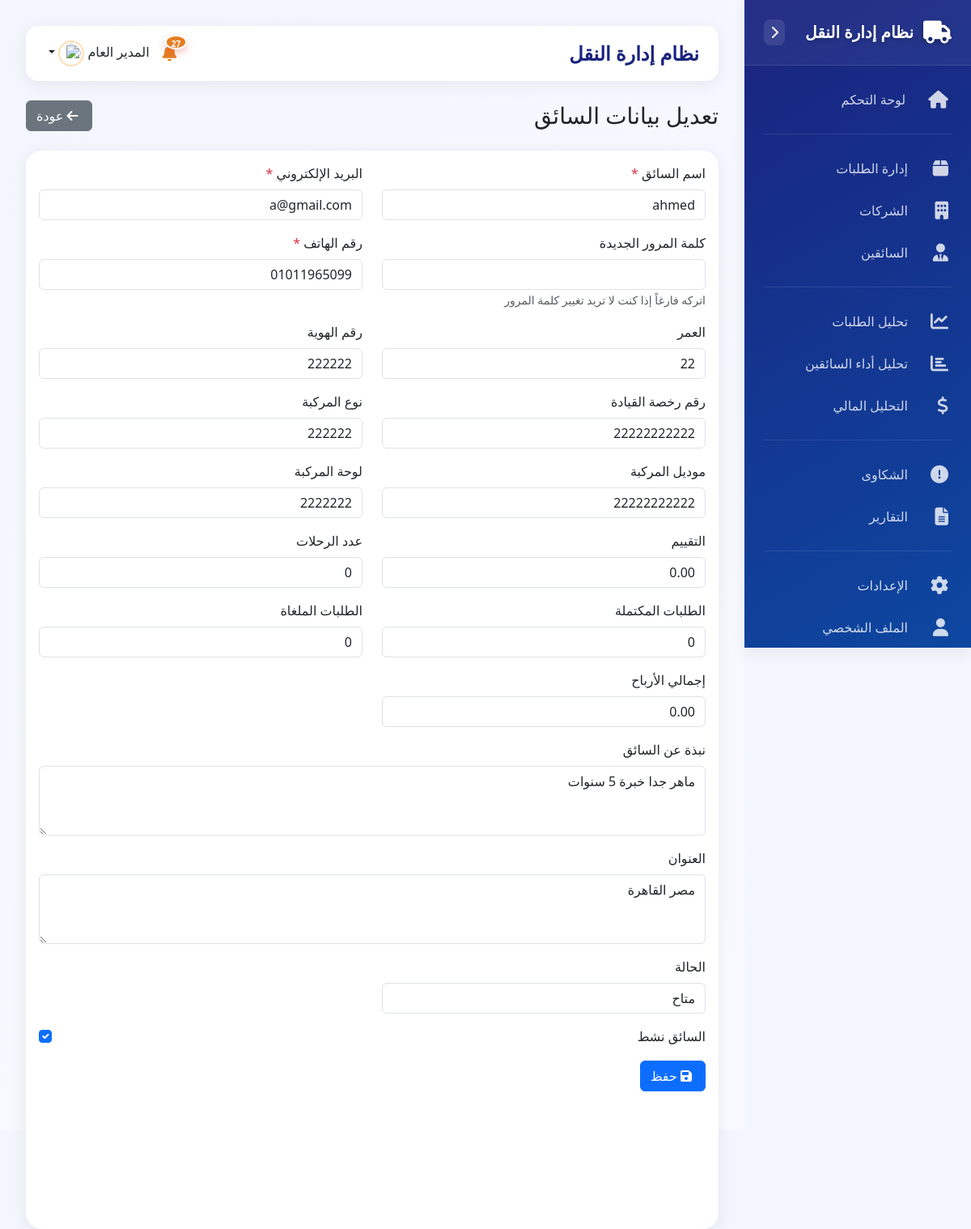
The page /driver_form.php?id=1 (signed in) on the database its author committed.
### tables this page shows
CREATE TABLE `drivers` (
  `id` int(11) NOT NULL,
  `username` varchar(100) NOT NULL,
  `email` varchar(100) NOT NULL,
  `password` varchar(255) NOT NULL,
  `phone` varchar(20) NOT NULL,
  `age` int(11) DEFAULT NULL,
  `about` text DEFAULT NULL,
  `address` text DEFAULT NULL,
  `profile_image` varchar(255) DEFAULT NULL,
  `id_number` varchar(50) DEFAULT NULL,
  `license_number` varchar(50) DEFAULT NULL,
  `vehicle_type` varchar(50) DEFAULT NULL,
  `vehicle_model` varchar(50) DEFAULT NULL,
  `plate_number` varchar(20) DEFAULT NULL,
  `is_active` tinyint(1) DEFAULT 1,
  `current_status` enum('available','busy','offline') DEFAULT 'offline',
  `rating` decimal(3,2) DEFAULT 0.00,
  `total_trips` int(11) DEFAULT 0,
  `completed_orders` int(11) DEFAULT 0,
  `cancelled_orders` int(11) DEFAULT 0,
  `total_earnings` decimal(10,2) DEFAULT 0.00,
  `last_login` timestamp NULL DEFAULT NULL,
  `last_location` point DEFAULT NULL,
  `created_at` timestamp NOT NULL DEFAULT current_timestamp(),
  `updated_at` timestamp NOT NULL DEFAULT current_timestamp() ON UPDATE current_timestamp()
);

### driver_form.php (the view, shortened to what this page needs)
<?php
require_once 'config.php';
$id = isset($_GET['id']) ? (int)$_GET['id'] : 0;
$driver = [
    'username' => '',
    'email' => '',
    'password' => '',
    'phone' => '',
    'age' => '',
    'about' => '',
    'address' => '',
    'profile_image' => '',
    'id_number' => '',
    'license_number' => '',
    'vehicle_type' => '',
    'vehicle_model' => '',
    'plate_number' => '',
    'is_active' => 1,
    'current_status' => 'offline',
    'rating' => 0,
    'total_trips' => 0,
    'completed_orders' => 0,
    'cancelled_orders' => 0,
    'total_earnings' => 0
];
if ($id > 0) {
    $stmt = $conn->prepare("SELECT * FROM drivers WHERE id = ?");
    $stmt->execute([$id]);
    $driver = $stmt->fetch(PDO::FETCH_ASSOC);
}
require_once 'includes/header.php';
?>
<div class="d-flex justify-content-between align-items-center mb-4">
    <h1 class="h3 mb-0"><?php echo $id > 0 ? 'تعديل بيانات السائق' : 'إضافة سائق جديد'; ?></h1>
    <a href="drivers.php" class="btn btn-secondary">
        <i class="fas fa-arrow-left me-1"></i> عودة
    </a>
</div>
<div class="card">
    <div class="card-body">
        <form method="POST" enctype="multipart/form-data">
            <div class="row">
                <div class="col-md-6 mb-3">
                    <label class="form-label">اسم السائق <span class="text-danger">*</span></label>
                    <input type="text" class="form-control" name="username" value="<?php echo htmlspecialchars($driver['username']); ?>" required>
                </div>
                <div class="col-md-6 mb-3">
                    <label class="form-label">البريد الإلكتروني <span class="text-danger">*</span></label>
                    <input type="email" class="form-control" name="email" value="<?php echo htmlspecialchars($driver['email']); ?>" required>
                </div>
                <div class="col-md-6 mb-3">
                    <label class="form-label"><?php echo $id > 0 ? 'كلمة المرور الجديدة' : 'كلمة المرور'; ?> <?php echo $id > 0 ? '' : '<span class="text-danger">*</span>'; ?></label>
                    <input type="password" class="form-control" name="password" <?php echo $id > 0 ? '' : 'required'; ?>>
                    <?php if ($id > 0): ?>
                        <small class="text-muted">اتركه فارغاً إذا كنت لا تريد تغيير كلمة المرور</small>
                    <?php endif; ?>
                </div>
                <div class="col-md-6 mb-3">
                    <label class="form-label">رقم الهاتف <span class="text-danger">*</span></label>
                    <input type="text" class="form-control" name="phone" value="<?php echo htmlspecialchars($driver['phone']); ?>" required>
                </div>
                <div class="col-md-6 mb-3">
                    <label class="form-label">العمر</label>
                    <input type="number" class="form-control" name="age" value="<?php echo htmlspecialchars($driver['age']); ?>">
                </div>
                <div class="col-md-6 mb-3">
                    <label class="form-label">رقم الهوية</label>
                    <input type="text" class="form-control" name="id_number" value="<?php echo htmlspecialchars($driver['id_number']); ?>">
                </div>
                <div class="col-md-6 mb-3">
                    <label class="form-label">رقم رخصة القيادة</label>
                    <input type="text" class="form-control" name="license_number" value="<?php echo htmlspecialchars($driver['license_number']); ?>">
                </div>
                <div class="col-md-6 mb-3">
                    <label class="form-label">نوع المركبة</label>
                    <input type="text" class="form-control" name="vehicle_type" value="<?php echo htmlspecialchars($driver['vehicle_type']); ?>">
                </div>
                <div class="col-md-6 mb-3">
                    <label class="form-label">موديل المركبة</label>
                    <input type="text" class="form-control" name="vehicle_model" value="<?php echo htmlspecialchars($driver['vehicle_model']); ?>">
                </div>
                <div class="col-md-6 mb-3">
                    <label class="form-label">لوحة المركبة</label>
                    <input type="text" class="form-control" name="plate_number" value="<?php echo htmlspecialchars($driver['plate_number']); ?>">
                </div>
                <?php if ($id > 0): ?>
                    <div class="col-md-6 mb-3">
                        <label class="form-label">التقييم</label>
                        <input type="text" class="form-control" value="<?php echo htmlspecialchars($driver['rating']); ?>" readonly>
                    </div>
                    <div class="col-md-6 mb-3">
                        <label class="form-label">عدد الرحلات</label>
                        <input type="text" class="form-control" value="<?php echo htmlspecialchars($driver['total_trips']); ?>" readonly>
                    </div>
                    <div class="col-md-6 mb-3">
                        <label class="form-label">الطلبات المكتملة</label>
                        <input type="text" class="form-control" value="<?php echo htmlspecialchars($driver['completed_orders']); ?>" readonly>
                    </div>
                    <div class="col-md-6 mb-3">
                        <label class="form-label">الطلبات الملغاة</label>
                        <input type="text" class="form-control" value="<?php echo htmlspecialchars($driver['cancelled_orders']); ?>" readonly>
                    </div>
                    <div class="col-md-6 mb-3">
                        <label class="form-label">إجمالي الأرباح</label>
                        <input type="text" class="form-control" value="<?php echo htmlspecialchars($driver['total_earnings']); ?>" readonly>
                    </div>
                <?php endif; ?>
                <div class="col-md-12 mb-3">
                    <label class="form-label">نبذة عن السائق</label>
                    <textarea class="form-control" name="about" rows="3"><?php echo htmlspecialchars($driver['about']); ?></textarea>
                </div>
                <div class="col-md-12 mb-3">
                    <label class="form-label">العنوان</label>
                    <textarea class="form-control" name="address" rows="3"><?php echo htmlspecialchars($driver['address']); ?></textarea>
                </div>
                <div class="col-md-6 mb-3">
                    <label class="form-label">الحالة</label>
                    <select class="form-control" name="current_status">
                        <option value="available" <?php echo $driver['current_status'] == 'available' ? 'selected' : ''; ?>>متاح</option>
                    </select>
                </div>
                <div class="col-md-12 mb-3">
                    <div class="form-check">
                        <input type="checkbox" class="form-check-input" name="is_active" id="is_active" <?php echo $driver['is_active'] ? 'checked' : ''; ?>>
                        <label class="form-check-label" for="is_active">السائق نشط</label>
                    </div>
                </div>
            </div>
            <div class="text-end">
                <button type="submit" class="btn btn-primary">
                    <i class="fas fa-save me-1"></i> حفظ
                </button>
            </div>
        </form>
    </div>
</div>
<?php require_once 'includes/footer.php'; ?>

### assets/css/dashboard.css (style rules this page uses)
:root { --primary-gradient: linear-gradient(150deg, #ff8f00 0%, #e65100 100%); --secondary-gradient: linear-gradient(150deg, #ffa726 0%, #fb8c00 100%); --success-gradient: linear-gradient(150deg, #43a047 0%, #2e7d32 100%); --dark-gradient: linear-gradient(150deg, #1a237e 0%, #0d47a1 100%); --danger-gradient: linear-gradient(150deg, #e53935 0%, #c62828 100%); --sidebar-width: 280px; --sidebar-collapsed-width: 70px; --header-height: 60px; --card-shadow: 0 4px 20px rgba(0,0,0,0.07); --hover-shadow: 0 8px 30px rgba(0,0,0,0.15); }
body { background-color: #f3f6fd; font-family: system-ui, -apple-system, "Segoe UI", Roboto, "Helvetica Neue", Arial, sans-serif; min-height: 100vh; position: relative; display: flex; }
.card { border: none; border-radius: 20px; box-shadow: var(--card-shadow); transition: all 0.3s cubic-bezier(0.4, 0, 0.2, 1); overflow: hidden; height: 100%; background: white; }

### rows shown on the page
drivers: username "ahmed", email "a@gmail.com", phone "01011965099", age "22", id_number "222222", license_number "22222222222", vehicle_type "222222", vehicle_model "22222222222", plate_number "2222222", rating "0.00", total_trips "0", completed_orders "0", cancelled_orders "0", total_earnings "0.00", about "ماهر جدا خبرة 5 سنوات", address "مصر القاهرة", current_status "متاح", is_active "☑"

### other values the page prints
$unread_notifications "27"
$_SESSION['admin_username'] "المدير العام"
